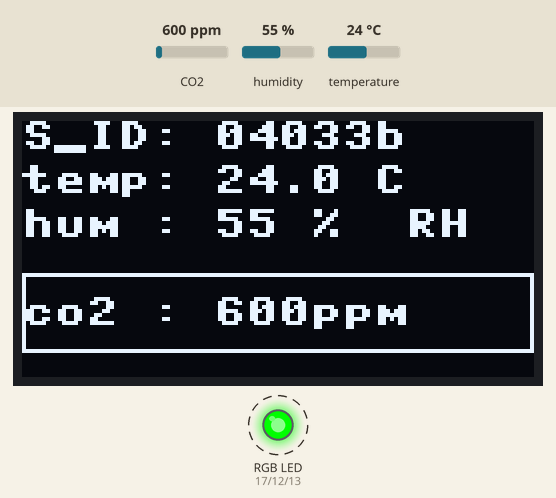
Recording of a program running on a simulated ESP32 board running MicroPython. On the bench: 128×64 one-colour display, an RGB LED mixed from three pins (HIGH = lit). Dashed ring = blinking. Inputs (shaded band) come from the test bench; at power-on: CO2 600 ppm, humidity 55 %, temperature 24 °C. WiFi joins after 1.5 s; no MQTT or app messages arrive unless stated; library files of the repository ran but are not shown: scd30.py; pins used as bus, display or sensor lines are not drawn; what the program prints to the serial console is not drawn.

Above: at 9.1 s.
9.2 s: CO2 set to 978 ppm
At 11.0 s:
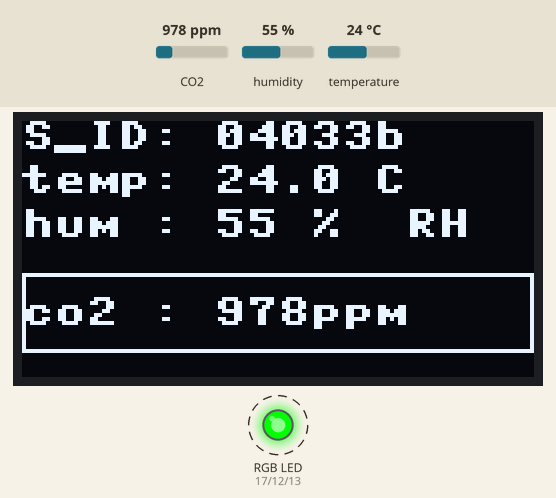
12.2 s: CO2 set to 1042 ppm
At 13.0 s:
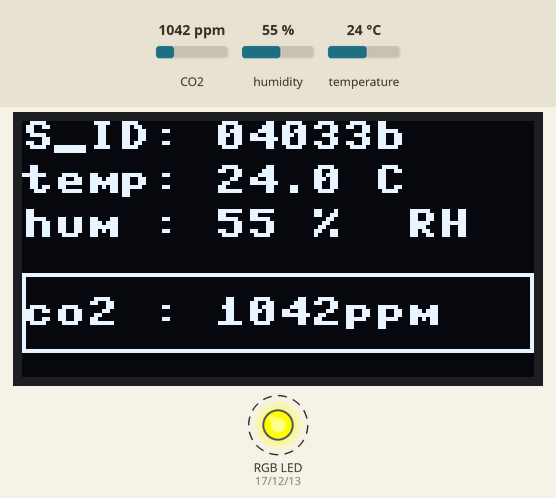
15.2 s: CO2 set to 1459 ppm
At 18.0 s:
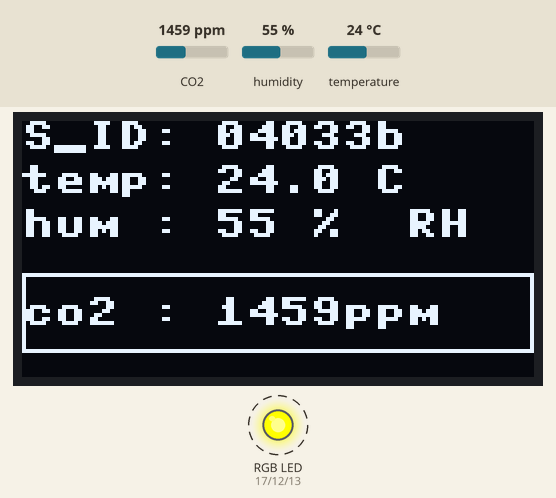
18.3 s: CO2 set to 1533 ppm
At 20.0 s:
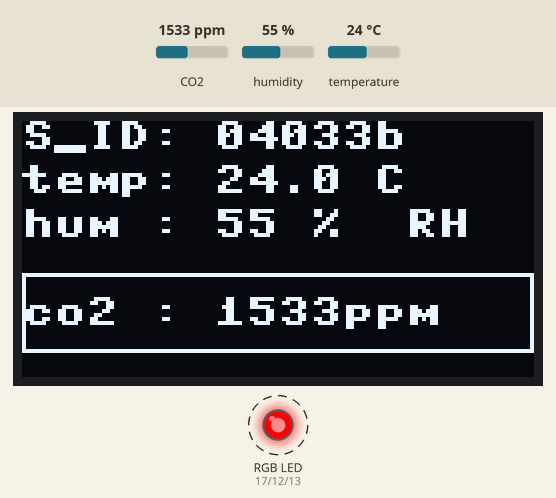
21.3 s: CO2 set to 2350 ppm
At 23.9 s:
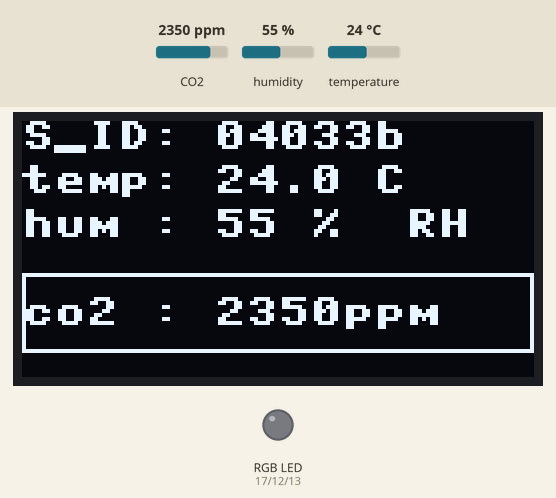
27.7 s: humidity set to 22 %
At 31.5 s:
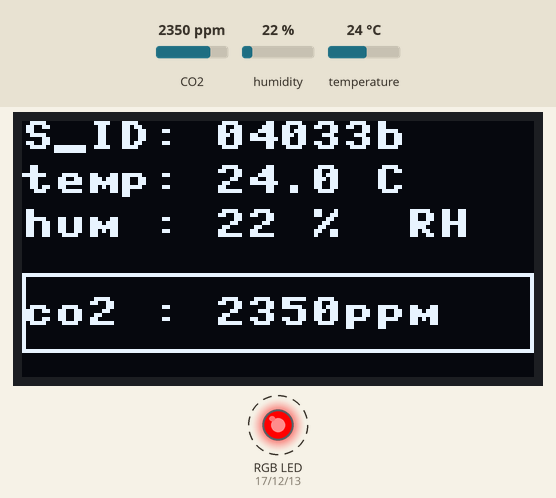
Timing chart, 0 to 33.6 s (numbered marks = the images above; inputs shaded):
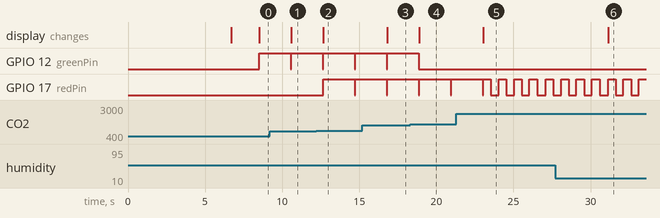

Measured:
- the behaviour switches between 999 and 1000 ppm on CO2 (found by bisection; images 1 and 2)
- the behaviour switches between 1499 and 1500 ppm on CO2 (found by bisection; images 3 and 4)
- after the input at 9.2 s, the display: changes after 1.4 s (image 1)
- after the input at 12.2 s, GPIO 17 (redPin): LOW → HIGH after 0.45 s, → LOW 2.1 s later, → HIGH 0.03 s later; the display: changes after 0.47 s (image 2)
- after the input at 15.2 s, the display: changes after 1.6 s (image 3)
- after the input at 18.3 s, GPIO 12 (greenPin): goes on until 18.9 s, then stays LOW; the display: changes after 0.60 s (image 4)
- after the input at 21.3 s, the display: changes after 1.7 s (image 5)
- after the input at 27.7 s, the display: changes after 3.4 s (image 6)

The program:

main.py
```python
#
print('\n### OpenPhotonik_Makeathon2020\n')

import time, utime
from time import sleep
from machine_esp32_heltec_LoRa32 import *

from setup_co2 import *
from scd30 import SCD30
scd30 = co2_attach()

from setup_oled import *
setup_oled()

from setup_rgb import *
setup_rgb()

mqtt_client_prefix  = b'Hackaton'
#mqtt_server         = b'mqtt.mydomain.lan'  # DNS name
mqtt_server         = b'192.168.1.58'       # IP-addr
from setup_mqtt import *
setup_mqtt(mqtt_server, mqtt_client_prefix)

########################################
### main loop
# 1. fetching sensor data
# 2. update oled
# 3. update rgb_led
# 4. update mqtt server

m_cnt = 0
m_err = 0
start_time = utime.ticks_ms()
while True:
    # Wait for sensor data to be ready to read (by default every 2 seconds)
    up_time = utime.ticks_ms() - start_time
    m_quot  = m_cnt
    try:
        while scd30.get_status_ready() != 1:
            time.sleep_ms(200)
        m_cnt += 1
        result = scd30.read_measurement()
    except OSError:
        m_err += 1
        m_quot = m_cnt/m_err
        result = 'skipped'

    print("%6d.%03d: " % (up_time/1000, up_time%1000), end = '')
    print("%3d/%3d/%3d, " % (m_cnt,m_err, m_quot), end = '')
    print( result )

    if result == "skipped":
        continue     # start while loop over again

    ### here we have a real values so we can update the display and LED
    r_co2, r_temp, r_hum = result  # assign tupel to named variables
    r_co2  = int(r_co2)            # truncate value no fraction
    r_hum  = int(r_hum)            # datasheet 3% accuracy
    r_temp = int(r_temp*10) / 10   # only 0.1 accuracy should be enough

    # we switch off the LED during update
    # this should crate flickering which
    # indicate measurement is still alive
    # when LED is constant we know it is frozzen crashed
    # or something similar happend
    rgb_led_update_co2(-1)    # this switch OFF the led
    oled_update_co2(r_co2, r_temp, r_hum)
    #time.sleep_ms(200)
    rgb_led_update_co2(r_co2) # here it is turned on again
    # mqtt-update
    mqtt_publish( b'/m_uptime', up_time )
    mqtt_publish( b'/m_cnt',    m_cnt )
    mqtt_publish( b'/m_err',    m_err )
    mqtt_publish( b'/m_quot',   m_quot )
    mqtt_publish( b'/co2',      r_co2 )
    mqtt_publish( b'/temp',     r_temp )
    mqtt_publish( b'/hum',      r_hum )
```

machine_esp32_heltec_LoRa32.py
```python
# definitions for -- ESP32_NodeMCU-WROOM32
#
BOARD_DESC      = "ESP32_heltec-LoRa32_v2"

pin_LED_Intern  = 25
pin_RGB_r       = 17
pin_RGB_g       = 12
pin_RGB_b       = 13

# I2C
pin_I2C_SDA     = 21    # GPIO21
pin_I2C_SCL     = 22    # GPIO22

### Display
pin_OLED_SCL    = 15
pin_OLED_SDA    =  4
pin_OLED_RST    = 16

### LoRa
pin_LORA_rst    = 14
pin_LORA_SCK    = 5
pin_LORA_CS     = 18
pin_LORA_MISO   = 19
pin_LORA_MOSI   = 27
pin_LORA_DIO0   = 26
pin_LORA_DIO1   = 33
pin_LORA_DIO2   = 32
```

setup_co2.py
```python
# make the co2-sensor ready to run continuously
#
import time
#
from scd30 import SCD30
from machine import Pin, I2C
from machine_esp32_heltec_LoRa32 import *

def co2_attach():
    scl_pin_scd30   = Pin(pin_I2C_SCL, Pin.IN, Pin.PULL_UP)
    sda_pin_scd30   = Pin(pin_I2C_SDA, Pin.IN, Pin.PULL_UP)
    i2c_scd30 = I2C(scl=scl_pin_scd30, sda=sda_pin_scd30, freq=40000)

    ### debug scan i2c_scd30-bus and print found devices
    DEBUG = True
    if DEBUG:
        dev_scd30 = i2c_scd30.scan()
        print("idev= ", end='');
        print(dev_scd30)
        time.sleep_ms(200)

    ### attach to sensor
    scd30 = SCD30(i2c_scd30, 0x61)
    scd30.soft_reset()
    time.sleep_ms(1000)

    fw_version = scd30.get_firmware_version()
    print("SCD30 Firmware Version: major=0x%02x minor=0x%02x" %  fw_version)

    scd30.set_measurement_interval(2)
    time.sleep_ms(100)

    scd30.start_continous_measurement()
    time.sleep_ms(100)

    return scd30
```

setup_oled.py
```python
#
import time
import ubinascii
import machine
#
from ssd1306 import SSD1306_I2C
from machine import Pin, I2C
from machine_esp32_heltec_LoRa32 import *

reset_pin_oled = Pin(pin_OLED_RST,Pin.OUT, value=0)
scl_pin_oled   = Pin(pin_OLED_SCL, Pin.IN, Pin.PULL_UP)
sda_pin_oled   = Pin(pin_OLED_SDA, Pin.IN, Pin.PULL_UP)

DEBUG = True

oled  = None
SENS_ID = ubinascii.hexlify(machine.unique_id()[3:])

def setup_oled():
    global oled
    # create reset pulse
    reset_pin_oled.off();
    time.sleep_ms(200)
    reset_pin_oled.on();

    i2c_oled = I2C(scl=scl_pin_oled, sda=sda_pin_oled,  freq=400000)

    oled = SSD1306_I2C(128, 64, i2c_oled)
    if DEBUG:
        idev_oled = i2c_oled.scan()
        print("idev_oled= ", end='');
        print(idev_oled)
    return oled

# Diese Funktion dient unserer Bequemlichkeit
def text_line(text, line, pos = 0):
    x = 10 * pos;
    y = line * 11
    oled.text(text,x,y)

def oled_update_co2(r_co2, r_temp, r_hum):
    s_id = SENS_ID.decode("utf-8")
    oled.fill(0)
    text_line("S_ID: %s"     % str(s_id),   0,0)
    text_line("temp: %s C"   % str(r_temp), 1,0)
    text_line("hum : %s %%  RH" % str(r_hum),  2,0)
    text_line("co2 : %sppm"  % str(r_co2),  4,0)
    oled.rect(0,38,128,20,1)
    oled.show()

### main
if __name__ == '__main__':
    setup_oled()
    oled_update_co2(   -1, 10.0, 30)
    time.sleep_ms(2000)
    oled_update_co2(  500, 10.1, 31)
    time.sleep_ms(2000)
    oled_update_co2( 1000, 10.2, 32)
    time.sleep_ms(2000)
    oled_update_co2( 1500, 10.3, 33)
    time.sleep_ms(2000)
    oled_update_co2( 2000, 10.4, 34)
    time.sleep_ms(2000)
    oled_update_co2( 3000, 10.5, 35)
    time.sleep_ms(2000)
    oled_update_co2( 3000, 10.5, 35)
    time.sleep_ms(2000)
    oled_update_co2(33310, 10.6, 36)
```

setup_rgb.py
```python
#

from machine_esp32_heltec_LoRa32 import *
from rgb_led import *


def setup_rgb():
    rgb_led_update('off')

def rgb_led_update_co2(r_co2):
    if r_co2 < 0:
        rgb_led_update('off')
    elif r_co2 < 1000:
        rgb_led_update("green")
    elif (r_co2 >= 1000) and (r_co2 < 1500):
        rgb_led_update("yellow")
    elif (r_co2 >= 1500) and (r_co2 < 1800):
        rgb_led_update("red")
    elif (r_co2 >= 1800) and (r_co2 < 2000):
        rgb_led_update("red")
        blink(2)
    elif r_co2 >= 2000:
        rgb_led_update("red")
        blink(4)
    else:
        rgb_led_update('off')
```

setup_mqtt.py
```python
#
# expect existing wifi connection
####################################### #######################################

from umqtt.simple import MQTTClient
import ubinascii
import machine

mc    = None
mc_id = None

def setup_mqtt(server_url, client_prefix):
    global mc
    global mc_id
    mc, mc_id = my_mqtt_init(server_url, client_prefix)


def mqtt_publish( sensor_path, sensor_value ):
    value = bytes(str(sensor_value), 'ascii' )
    mc.publish(mc_id + sensor_path, value)

############################
def my_mqtt_init(server, id_client):
    id = id_client + b'/' + ubinascii.hexlify(machine.unique_id()[3:])
    c = MQTTClient(id_client, server)
    c.connect()
    return c, id

def my_mqtt_stop(mc):
    mc.disconnect()

def my_mqtt_test(id_prefix, server_url):
    mc, mc_id = my_mqtt_init(server_url, id_prefix)
    print('server   : %s' % server_url)
    print('id_prefix: %s' % id_prefix)
    print('mc_id    : %s' % mc_id)

    mc.publish(mc_id + b"/sensor1", b'123')
    mc.publish(mc_id + b"/sensor2", b'234')
    my_mqtt_stop(mc)
```

wlan_mywlan.py
```python
import network
import time

print('MYWLAN.setup')
wlan = network.WLAN(network.STA_IF)
wlan.active(True)
wlan.connect('SSID', 'passwd')      # change here to your local WLAN params
for x in range(5):
    print('.', end='')
    time.sleep(1)
else:
    print('\nwlan.ifconfig: ', end='')
print(wlan.ifconfig())
print('MYWLAN.done')
```

hb.py
```python
#
import gc
import os
import sys
from cat import *

def df():
    s = os.statvfs('//')
    ds = ('{0} KB'.format((s[0]*s[3])/1024))
    print('disk_free:\t%s'%ds)
    return ds

def mem_status():
    gc.collect()
    mf  = gc.mem_free()
    ma  = gc.mem_alloc()
    mt  = ma+mf
    mp  = '{0:.2f}%'.format(mf/mt*100)
    print("mem total/alloc/free:\t%d/%d/%d(%s)"%(mt,ma,mf,mp))
    return mt, ma, mf

def hb_status():
    mem_status()
    df()

def reload(mod):
    mod_name = mod.__name__
    del sys.modules[mod_name]
    return __import__(mod_name)

###
if __name__ == "__main__":
    # execute only if run as a script
    hb_status()
```

rgb_led.py
```python
#
from machine import Pin
from time import sleep
from machine_esp32_heltec_LoRa32 import *

redPin   = Pin(pin_RGB_r, Pin.OUT)
greenPin = Pin(pin_RGB_g, Pin.OUT)
bluePin  = Pin(pin_RGB_b, Pin.OUT)

def rgb_led_update(color):
    if color == "off":
        greenPin.value(0)
        bluePin.value(0)
        redPin.value(0)
    elif color == "green":
        greenPin.value(1)
        bluePin.value(0)
        redPin.value(0)
    elif color == "yellow":
        greenPin.value(1)
        bluePin.value(0)
        redPin.value(1)
    elif color == "red":
        greenPin.value(0)
        bluePin.value(0)
        redPin.value(1)
    else:
        greenPin.value(0)
        bluePin.value(1)
        redPin.value(0)


def blink(freq):
    greenPin.value(0)
    bluePin.value(0)
    if str(freq).isdigit:
        for i in range(freq):
            redPin.value(1)
            sleep(1/freq*2)
            redPin.value(0)
            sleep(1/freq*2)
            i = i+1
```

cat.py
```python
# cat.py
import sys

def cat(fn):
    with open(fn, 'w') as fh:
        sys.stdin  = fh
        for line in sys.stdin:
            try:
                print(line, end='')
            except BrokenPipeError:
                sys.stderr.close()

### main
if __name__ == "__main__":
    cat()
```

boot.py
```python
# This file is executed on every boot (including wake-boot from deepsleep)
import esp
#esp.osdebug(None)
import uos, machine
import time

#uos.dupterm(None, 1) # disable REPL on UART(0)

import gc
import webrepl

WLAN_ENABLE = True
if WLAN_ENABLE:
    import wlan_mywlan
    #import wlan_fln
    #
    # SSID: MicroPython-*
    # PASS: micropythoN
    # http://micropython.org/webrepl/
    webrepl.start()
gc.collect()

from hb import *
#from machine_esp32_wroom32 import *
#from machine_esp32_pico_kit_v4 import *
from machine_esp32_heltec_LoRa32 import *
```
